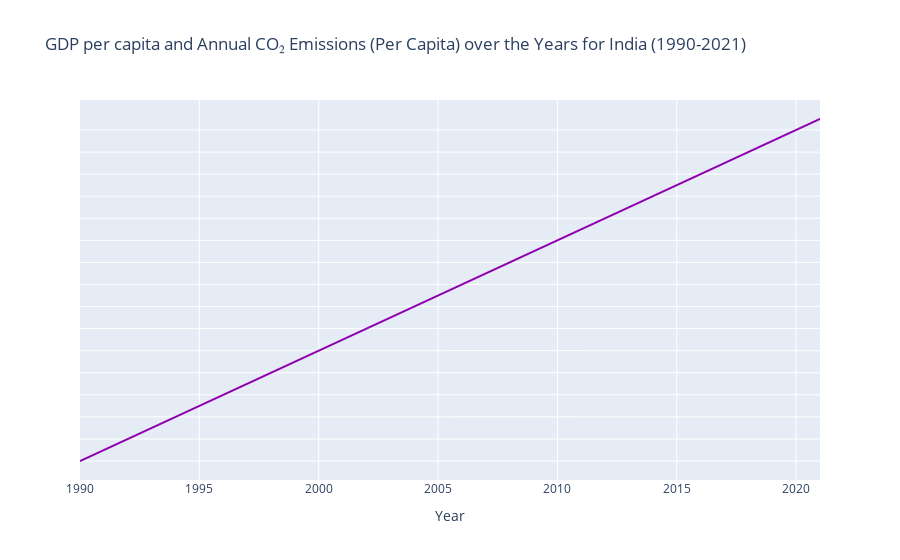

Notebook code for this chart:
### Markdown cell above
## According to GDP

### Code cell
import plotly.graph_objects as go
import plotly.io as pio

# Assuming df_gdp is already defined and contains the required data

# Filter DataFrame for Entity=India and years between 1990 and 2021
df_filtered = df_gdp[(df_gdp['Entity'] == 'India') & (df_gdp['Year'] >= 1990) & (df_gdp['Year'] <= 2021)]

# Create trace for GDP per capita
trace_gdp = go.Scatter(x=df_filtered['Year'], 
                       y=df_filtered['GDP per capita'],
                       mode='lines',
                       line=dict(color='#9000af'),
                       name='GDP per capita',
                       hovertemplate='Year: %{x}<br>GDP per capita: %{y}<br>Annual CO₂ emissions (per capita): %{text}',
                       text=df_filtered['Annual CO2 emissions (per capita)'])

# Create layout
layout = go.Layout(title='GDP per capita and Annual CO₂ Emissions (Per Capita) over the Years for India (1990-2021)',
                   xaxis=dict(title='Year'),
                   yaxis=dict(title='', showticklabels=False),  # Hide y-axis labels and ticks
                   yaxis2=dict(title='GDP per capita', overlaying='y', side='right', showticklabels=True))

# Create figure
fig = go.Figure(data=trace_gdp, layout=layout)

# Show interactive plot
fig.show()

### Figure 1 — Plotly figure (JSON) as saved in the notebook; plotly's stock layout.template omitted (floating-point values rounded to 4 significant figures)
{"data": [{"hovertemplate": "Year: %{x}<br>GDP per capita: %{y}<br>Annual CO₂ emissions (per capita): %{text}", "line": {"color": "#9000af"}, "mode": "lines", "name": "GDP per capita", "text": [0.664, 0.6922, 0.7222, 0.7311, 0.7554, 0.7886, 0.8376, 0.856, 0.8574, 0.9135, 0.9225, 0.9184, 0.9302, 0.9479, 0.9902, 1.027, 1.102, 1.17, 1.234, 1.318, 1.352, 1.403, 1.511, 1.545, 1.643, 1.689, 1.759, 1.792, 1.894, 1.889, 1.734, 1.9], "type": "scatter", "x": [1990, 1991, 1992, 1993, 1994, 1995, 1996, 1997, 1998, 1999, 2000, 2001, 2002, 2003, 2004, 2005, 2006, 2007, 2008, 2009, 2010, 2011, 2012, 2013, 2014, 2015, 2016, 2017, 2018, 2019, 2020, 2021], "y": ["369", "304", "318", "302", "346", "374", "400", "415", "413", "441", "442", "450", "469", "544", "624", "711", "802", "1023", "994", "1097", "1351", "1450", "1434", "1438", "1,560", "1,590", "1,714", "1,958", "1,974", "2,050", "1,913", "2,238"]}], "layout": {"autosize": true, "title": {"text": "GDP per capita and Annual CO₂ Emissions (Per Capita) over the Years for India (1990-2021)"}, "xaxis": {"autorange": true, "range": [1990, 2021], "title": {"text": "Year"}, "type": "linear"}, "yaxis": {"autorange": true, "range": [-1.722, 32.72], "showticklabels": false, "title": {"text": ""}, "type": "category"}, "yaxis2": {"overlaying": "y", "showticklabels": true, "side": "right", "title": {"text": "GDP per capita"}}}}
